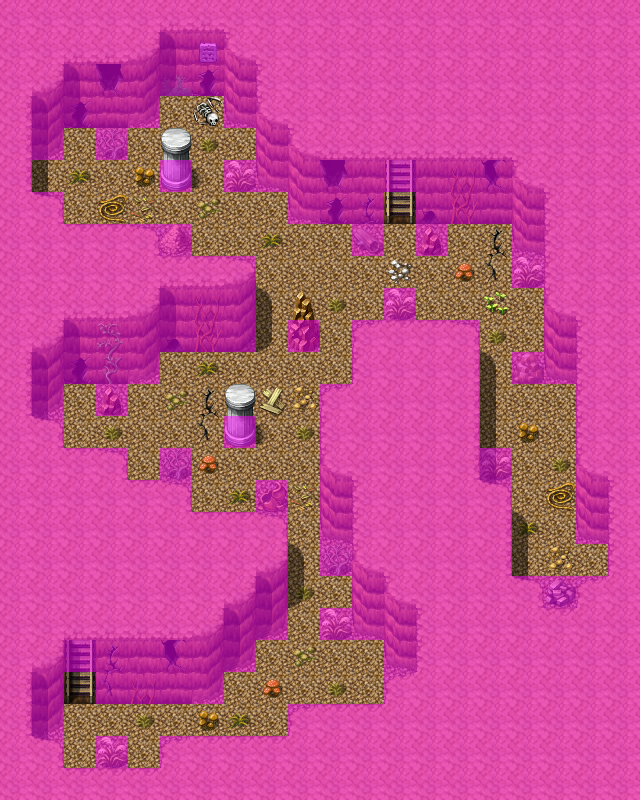

This game map was drawn from its Tiled (.tmx) file and the tilesets committed beside it. A one-line description and the trimmed map source follow:
An orthogonal 20x25 tile map with 32x32 px tiles, 4 tile layers (Ground, Objects, Above, Walkable), 40 tilesets and 11 objects (9x spawn, 2x mapchange).

<map version="1.0" orientation="orthogonal" width="20" height="25" tilewidth="32" tileheight="32">
 <tileset firstgid="1" name="map_bed_1" tilewidth="32" tileheight="32">
  <image source="../drawable/map_bed_1.png" width="512" height="256" />
 </tileset>
 <tileset firstgid="129" name="map_border_1" tilewidth="32" tileheight="32">
  <image source="../drawable/map_border_1.png" width="512" height="256" />
 </tileset>
 <tileset firstgid="257" name="map_bridge_1" tilewidth="32" tileheight="32">
  <image source="../drawable/map_bridge_1.png" width="512" height="256" />
 </tileset>
 <tileset firstgid="385" name="map_broken_1" tilewidth="32" tileheight="32">
  <image source="../drawable/map_broken_1.png" width="512" height="256" />
 </tileset>
 <tileset firstgid="513" name="map_cavewall_1" tilewidth="32" tileheight="32">
  <image source="../drawable/map_cavewall_1.png" width="576" height="192" />
 </tileset>
 <tileset firstgid="621" name="map_cavewall_2" tilewidth="32" tileheight="32">
  <image source="../drawable/map_cavewall_2.png" width="576" height="192" />
 </tileset>
 <tileset firstgid="729" name="map_cavewall_3" tilewidth="32" tileheight="32">
  <image source="../drawable/map_cavewall_3.png" width="576" height="192" />
 </tileset>
 <tileset firstgid="837" name="map_chair_table_1" tilewidth="32" tileheight="32">
  <image source="../drawable/map_chair_table_1.png" width="512" height="256" />
 </tileset>
 <tileset firstgid="965" name="map_crate_1" tilewidth="32" tileheight="32">
  <image source="../drawable/map_crate_1.png" width="512" height="256" />
 </tileset>
 <tileset firstgid="1093" name="map_cupboard_1" tilewidth="32" tileheight="32">
  <image source="../drawable/map_cupboard_1.png" width="512" height="256" />
 </tileset>
 <tileset firstgid="1221" name="map_curtain_1" tilewidth="32" tileheight="32">
  <image source="../drawable/map_curtain_1.png" width="512" height="256" />
 </tileset>
 <tileset firstgid="1349" name="map_entrance_1" tilewidth="32" tileheight="32">
  <image source="../drawable/map_entrance_1.png" width="512" height="256" />
 </tileset>
 <tileset firstgid="1477" name="map_fence_1" tilewidth="32" tileheight="32">
  <image source="../drawable/map_fence_1.png" width="512" height="256" />
 </tileset>
 <tileset firstgid="1605" name="map_fence_2" tilewidth="32" tileheight="32">
  <image source="../drawable/map_fence_2.png" width="512" height="256" />
 </tileset>
 <tileset firstgid="1733" name="map_ground_1" tilewidth="32" tileheight="32">
  <image source="../drawable/map_ground_1.png" width="512" height="256" />
 </tileset>
 <tileset firstgid="1861" name="map_ground_2" tilewidth="32" tileheight="32">
  <image source="../drawable/map_ground_2.png" width="512" height="256" />
 </tileset>
 <tileset firstgid="1989" name="map_ground_3" tilewidth="32" tileheight="32">
  <image source="../drawable/map_ground_3.png" width="512" height="256" />
 </tileset>
 <tileset firstgid="2117" name="map_ground_4" tilewidth="32" tileheight="32">
  <image source="../drawable/map_ground_4.png" width="512" height="256" />
 </tileset>
 <tileset firstgid="2245" name="map_ground_5" tilewidth="32" tileheight="32">
  <image source="../drawable/map_ground_5.png" width="512" height="256" />
 </tileset>
 <tileset firstgid="2373" name="map_ground_6" tilewidth="32" tileheight="32">
  <image source="../drawable/map_ground_6.png" width="512" height="256" />
 </tileset>
 <tileset firstgid="2501" name="map_ground_7" tilewidth="32" tileheight="32">
  <image source="../drawable/map_ground_7.png" width="512" height="256" />
 </tileset>
 <tileset firstgid="2629" name="map_ground_8" tilewidth="32" tileheight="32">
  <image source="../drawable/map_ground_8.png" width="512" height="256" />
 </tileset>
 <tileset firstgid="2757" name="map_indoor_1" tilewidth="32" tileheight="32">
  <image source="../drawable/map_indoor_1.png" width="512" height="256" />
 </tileset>
 <tileset firstgid="2885" name="map_kitchen_1" tilewidth="32" tileheight="32">
  <image source="../drawable/map_kitchen_1.png" width="512" height="256" />
 </tileset>
 <tileset firstgid="3013" name="map_outdoor_1" tilewidth="32" tileheight="32">
  <image source="../drawable/map_outdoor_1.png" width="512" height="256" />
 </tileset>
 <tileset firstgid="3141" name="map_pillar_1" tilewidth="32" tileheight="32">
  <image source="../drawable/map_pillar_1.png" width="512" height="256" />
 </tileset>
 <tileset firstgid="3269" name="map_plant_1" tilewidth="32" tileheight="32">
  <image source="../drawable/map_plant_1.png" width="512" height="256" />
 </tileset>
 <tileset firstgid="3397" name="map_rock_1" tilewidth="32" tileheight="32">
  <image source="../drawable/map_rock_1.png" width="512" height="256" />
 </tileset>
 <tileset firstgid="3525" name="map_roof_1" tilewidth="32" tileheight="32">
  <image source="../drawable/map_roof_1.png" width="512" height="256" />
 </tileset>
 <tileset firstgid="3653" name="map_roof_2" tilewidth="32" tileheight="32">
  <image source="../drawable/map_roof_2.png" width="512" height="256" />
 </tileset>
 <tileset firstgid="3781" name="map_shop_1" tilewidth="32" tileheight="32">
  <image source="../drawable/map_shop_1.png" width="512" height="256" />
 </tileset>
 <tileset firstgid="3909" name="map_sign_ladder_1" tilewidth="32" tileheight="32">
  <image source="../drawable/map_sign_ladder_1.png" width="512" height="256" />
 </tileset>
 <tileset firstgid="4037" name="map_table_1" tilewidth="32" tileheight="32">
  <image source="../drawable/map_table_1.png" width="512" height="256" />
 </tileset>
 <tileset firstgid="4165" name="map_trail_1" tilewidth="32" tileheight="32">
  <image source="../drawable/map_trail_1.png" width="512" height="256" />
 </tileset>
 <tileset firstgid="4293" name="map_tree_1" tilewidth="32" tileheight="32">
  <image source="../drawable/map_tree_1.png" width="512" height="256" />
 </tileset>
 <tileset firstgid="4421" name="map_wall_1" tilewidth="32" tileheight="32">
  <image source="../drawable/map_wall_1.png" width="512" height="256" />
 </tileset>
 <tileset firstgid="4549" name="map_wall_2" tilewidth="32" tileheight="32">
  <image source="../drawable/map_wall_2.png" width="480" height="256" />
 </tileset>
 <tileset firstgid="4669" name="map_wall_3" tilewidth="32" tileheight="32">
  <image source="../drawable/map_wall_3.png" width="480" height="256" />
 </tileset>
 <tileset firstgid="4789" name="map_window_1" tilewidth="32" tileheight="32">
  <image source="../drawable/map_window_1.png" width="512" height="256" />
 </tileset>
 <tileset firstgid="4917" name="map_window_2" tilewidth="32" tileheight="32">
  <image source="../drawable/map_window_2.png" width="512" height="256" />
 </tileset>
 <layer name="Ground" width="20" height="25">
  <data>[500 cells, 500 non-empty, 12 distinct tile ids]</data>
 </layer>
 <layer name="Objects" width="20" height="25">
  <data>[500 cells, 130 non-empty, 48 distinct tile ids]</data>
 </layer>
 <layer name="Above" width="20" height="25">
  <data>[500 cells, 39 non-empty, 6 distinct tile ids]</data>
 </layer>
 <layer name="Walkable" width="20" height="25">
  <data>[500 cells, 384 non-empty, 1 distinct tile ids]</data>
 </layer>
 <objectgroup name="Mapevents" width="20" height="25">
  <object name="up south" type="mapchange" x="64" y="672" width="32" height="32">
   <properties>
    <property name="map" value="lodar12cave0" />
    <property name="place" value="down lodar12cave0" />
   </properties>
  </object>
  </objectgroup>
 <objectgroup name="Spawn" width="20" height="25">
  <!-- 8 objects omitted --></objectgroup>
 <objectgroup name="Spawn_bats" width="20" height="25" visible="0">
  <!-- 1 objects omitted --></objectgroup>
 <objectgroup name="Keys" width="20" height="25" />
</map>
<!-- 10 of 11 objects omitted -->
